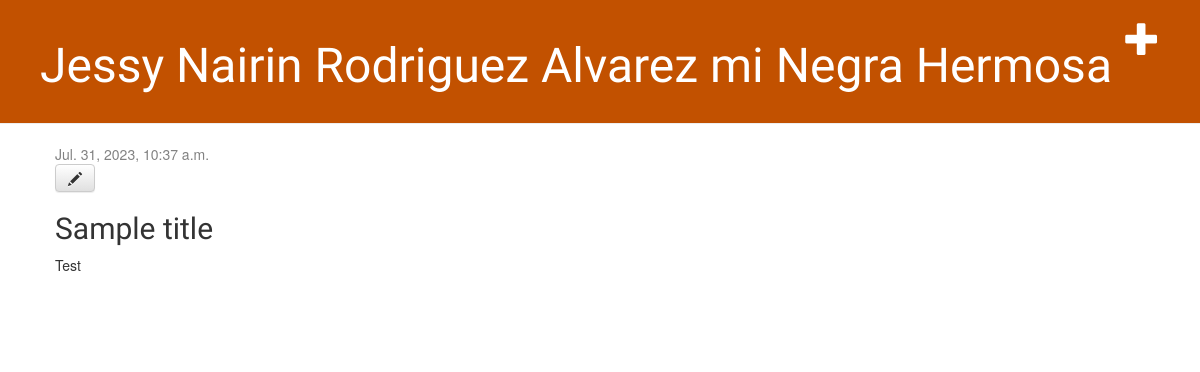
Page /post/5/ on the earlier database version.
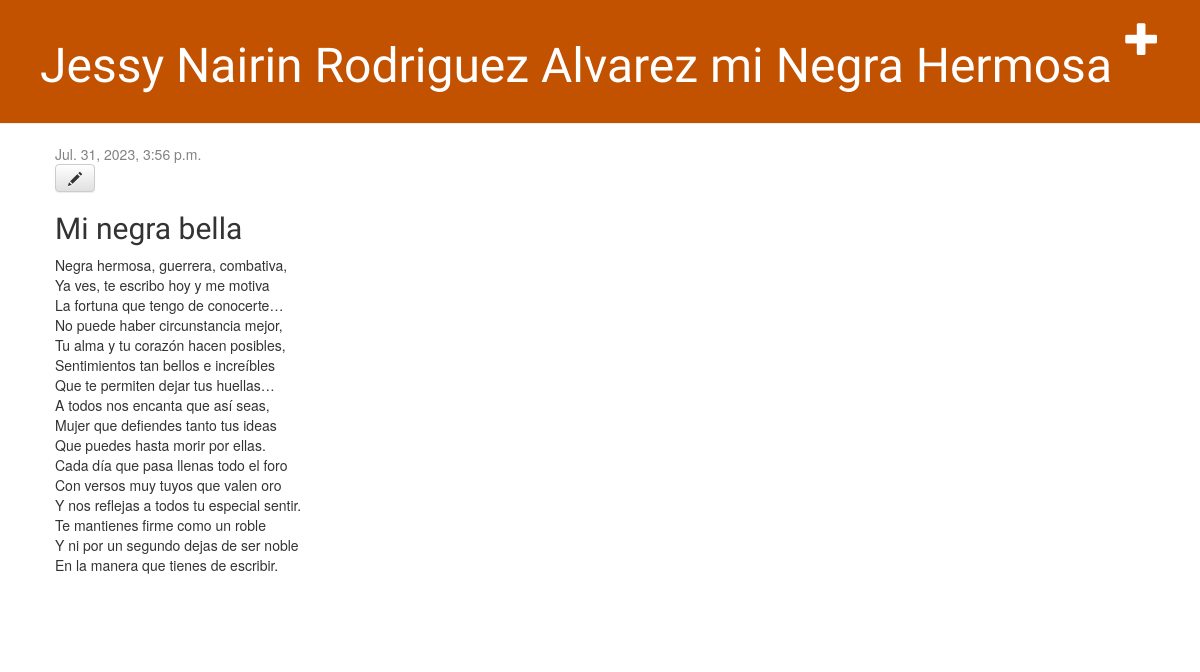
Same page on the later database version.
### blog/models.py (models this page shows, shortened)
class Post(models.Model):
    author = models.ForeignKey(settings.AUTH_USER_MODEL, on_delete=models.CASCADE)
    title = models.CharField(max_length=200)
    text = models.TextField()
    created_date = models.DateTimeField(
            default=timezone.now)
    published_date = models.DateTimeField(
            blank=True, null=True)

### blog/views.py (the view)
# urls.py: path('post/<int:pk>/', views.post_detail, name='post_detail'),
def post_detail(request, pk):
    post = get_object_or_404(Post, pk=pk)
    return render(request, 'blog/post_detail.html', {'post': post})

### blog/templates/blog/post_detail.html
{% extends 'blog/base.html' %}
{% block content %}
    <div class="post">
        {% if post.published_date %}
            <div class="date">
                {{ post.published_date }}
            </div>
        {% endif %}
        <a class="btn btn-default" href="{% url 'post_edit' pk=post.pk %}"><span class="glyphicon glyphicon-pencil"></span></a>
        <h2>{{ post.title }}</h2>
        <p>{{ post.text|linebreaksbr }}</p>
    </div>
{% endblock %}

Differences in the rows shown:
changed Post: published_date "Jul. 31, 2023, 10:37 a.m." → "Jul. 31, 2023, 3:56 p.m."; title "Sample title" → "Mi negra bella"; text "Test" → "Negra hermosa, guerrera, combativa, Ya ves, te escribo hoy y me motiva La fortuna que tengo de conocerte… No puede haber circunstancia mejor, Tu alma y tu corazón hacen posibles, Sentimientos tan bellos e increíbles Que te permiten dejar tus huellas… A todos nos encanta que así seas, Mujer que defiendes tanto tus ideas Que puedes hasta morir por ellas. Cada día que pasa llenas todo el foro Con versos muy tuyos que valen oro Y nos reflejas a todos tu especial sentir. Te mantienes firme como un roble Y ni por un segundo dejas de ser noble En la manera que tienes de escribir."
